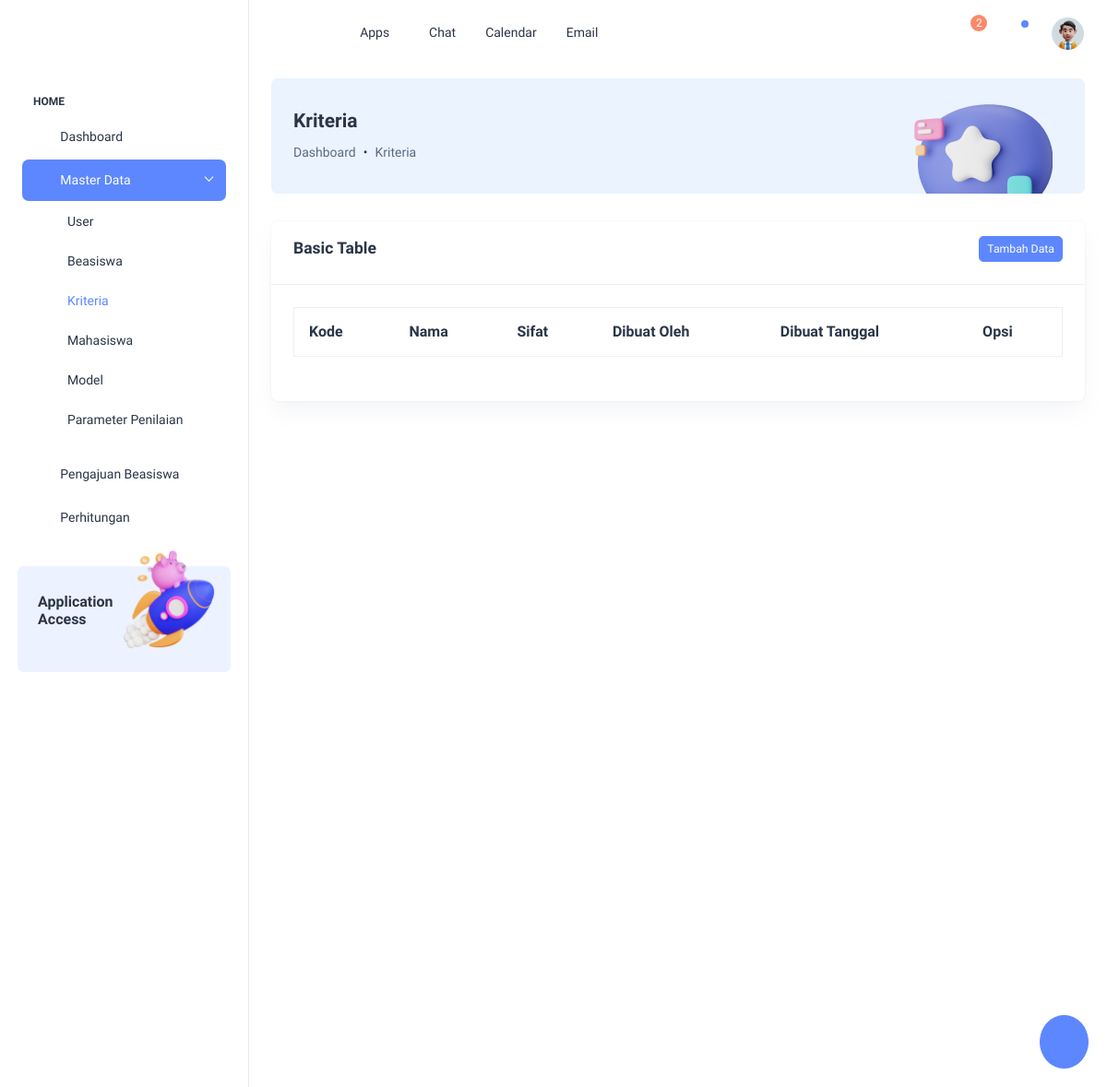
The page /view/master_data/kriteria/index.php on the database as committed earlier.
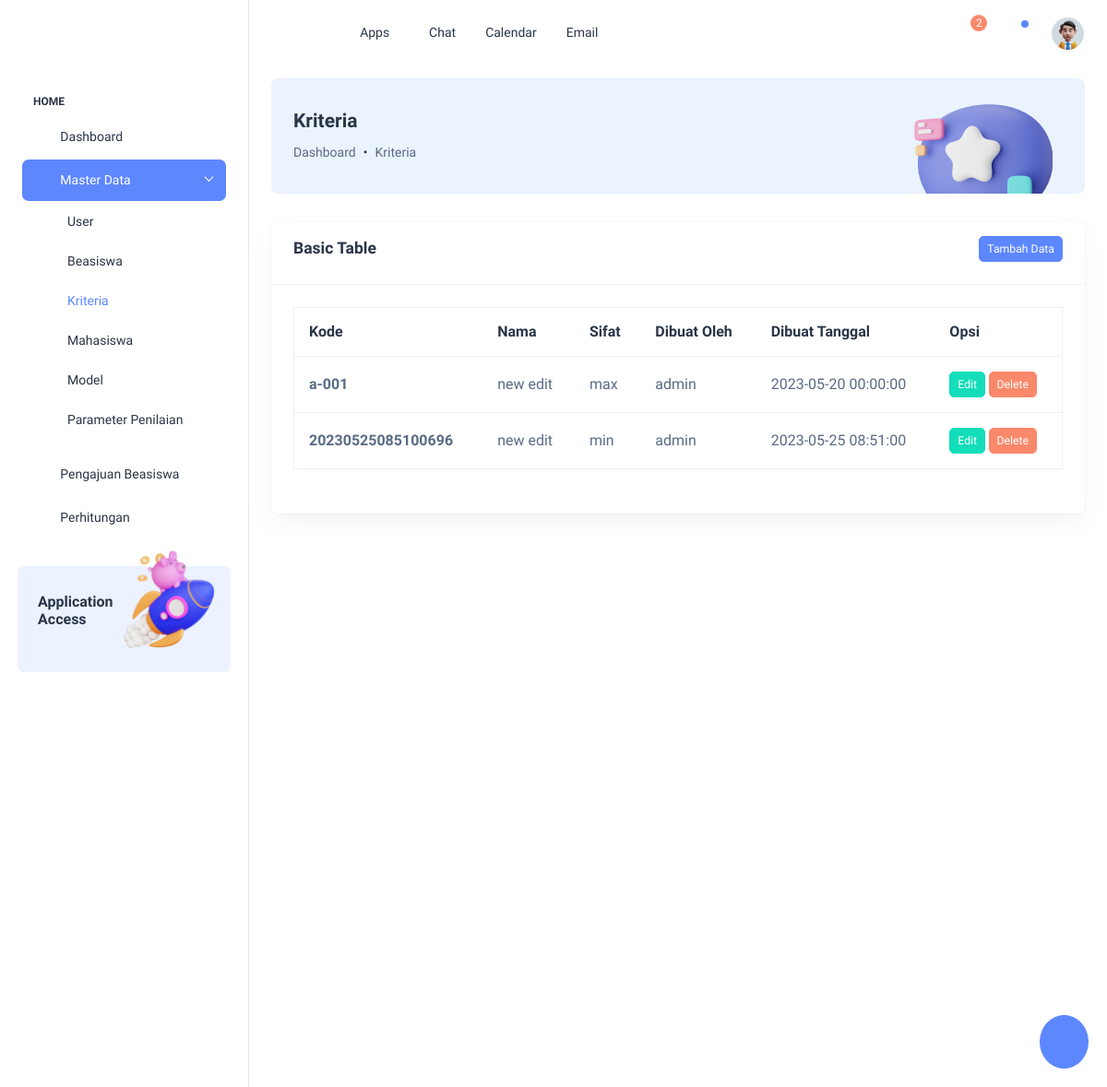
The same page on the database as committed later.
### tables this page shows
CREATE TABLE `kriteria`  (
  `id` bigint(20) NOT NULL AUTO_INCREMENT,
  `kode` varchar(255) NULL DEFAULT NULL,
  `nama` varchar(255) NULL DEFAULT NULL,
  `sifat` enum('min','max') NULL DEFAULT NULL,
  `dibuat_oleh` int(11) NULL DEFAULT NULL,
  `dibuat_tanggal` timestamp(0) NULL DEFAULT NULL,
  PRIMARY KEY (`id`) USING BTREE
);

CREATE TABLE `user`  (
  `id` bigint(20) NOT NULL AUTO_INCREMENT,
  `username` varchar(255) NULL DEFAULT NULL,
  `password` varchar(255) NULL DEFAULT NULL,
  `is_active` tinyint(4) NULL DEFAULT NULL,
  `dibuat_tanggal` timestamp(0) NULL DEFAULT NULL,
  `mahasiswa_id` bigint(20) NULL DEFAULT NULL,
  `role` varchar(50) NULL DEFAULT NULL,
  PRIMARY KEY (`id`) USING BTREE
);

### functions/functions.php (called while the page is built, shortened)
<?php
function get_data_kriteria($id = null) {
    $query = "SELECT kriteria.*, user.username as user_created FROM kriteria LEFT JOIN user ON user.id = kriteria.dibuat_oleh";
    $get_data = mysqli_query($GLOBALS['conn'], $query);
    return $get_data;
}

### view/master_data/kriteria/index.php (the view, shortened to what this page needs)
<?php
  require(__DIR__.'/../../../functions/functions.php');
  $data = get_data_kriteria();
  require(__DIR__.'/../../template/header.php');
?>
  <div class="page-wrapper" id="main-wrapper" data-layout="vertical" data-sidebartype="full" data-sidebar-position="fixed" data-header-position="fixed">
    <?php require(__DIR__.'/../../template/dashboard/sidebar.php') ?>
    <div class="body-wrapper">
      <?php require(__DIR__.'/../../template/dashboard/header.php')?>
      <div class="container-fluid">
        <div class="card bg-light-info shadow-none position-relative overflow-hidden">
          <div class="card-body px-4 py-3">
            <div class="row align-items-center">
              <div class="col-9">
                <h4 class="fw-semibold mb-8">Kriteria</h4>
                <nav aria-label="breadcrumb">
                  <ol class="breadcrumb">
                    <li class="breadcrumb-item">
                      <a class="text-muted" href="/view/dashboard.php">Dashboard</a>
                    </li>
                    <li class="breadcrumb-item" aria-current="page">Kriteria</li>
                  </ol>
                </nav>
              </div>
              <div class="col-3">
                <div class="text-center mb-n5">
                  <img src="/public/dist/images/breadcrumb/ChatBc.png" alt="" class="img-fluid mb-n4">
                </div>
              </div>
            </div>
          </div>
        </div>
        <div class="card w-100 position-relative overflow-hidden">
          <div class="px-4 py-3 border-bottom">
            <div class="card-title d-flex justify-content-between align-items-center">
              <h5 class="fw-semibold mb-0 lh-sm">Basic Table</h5>
              <a href="./tambah.php" class="btn btn-primary btn-sm">Tambah Data</a>
            </div>
          </div>
          <div class="card-body p-4">
            <div class="table-responsive rounded-2 mb-4">
              <table class="table border text-nowrap customize-table mb-0 align-middle">
                <thead class="text-dark fs-4">
                  <tr>
                    <th><h6 class="fs-4 fw-semibold mb-0">Kode</h6></th>
                    <th><h6 class="fs-4 fw-semibold mb-0">Nama</h6></th>
                    <th><h6 class="fs-4 fw-semibold mb-0">Sifat</h6></th>
                    <th><h6 class="fs-4 fw-semibold mb-0">Dibuat Oleh</h6></th>
                    <th><h6 class="fs-4 fw-semibold mb-0">Dibuat Tanggal</h6></th>
                    <th><h6 class="fs-4 fw-semibold mb-0">Opsi</h6></th>
                  </tr>
                </thead>
                <tbody>
                  <?php
                    foreach($data as $value) {
                  ?>
                    <tr>
                      <td>
                        <p class="fs-4 fw-semibold mb-0"><?= $value['kode']; ?></p>
                      </td>
                      <td>
                        <p class="mb-0 fw-normal fs-4"><?= $value['nama']; ?></p>
                      </td>
                      <td>
                        <p class="mb-0 fw-normal fs-4"><?= $value['sifat']; ?></p>
                      </td>
                      <td>
                        <p class="mb-0 fw-normal fs-4"><?= $value['user_created']; ?></p>
                      </td>
                      <td>
                      <p class="mb-0 fw-normal fs-4"><?= $value['dibuat_tanggal']; ?></p>
                      </td>
                      <td>
                        <a href="./edit.php?id=<?= $value['id']; ?>" class="btn btn-success btn-sm">Edit</a>
                        <a href="./delete.php?id=<?= $value['id']; ?>" class="btn btn-danger btn-sm">Delete</a>
                      </td>
                    </tr>
                  <?php } ?>
                </tbody>
              </table>
            </div>
          </div>
        </div>
      </div>
    </div>
  </div>
<?php
  require(__DIR__.'/../../template/dashboard/anotherActionFromTemplate.php');
  require(__DIR__.'/../../template/footer.php');
?>

Rows that differ between the two databases and show on the page:
added kriteria: kode "a-001", nama "new edit", sifat "max", user.username "admin", dibuat_tanggal "2023-05-20 00:00:00"
added kriteria: kode "20230525085100696", nama "new edit", sifat "min", user.username "admin", dibuat_tanggal "2023-05-25 08:51:00"
